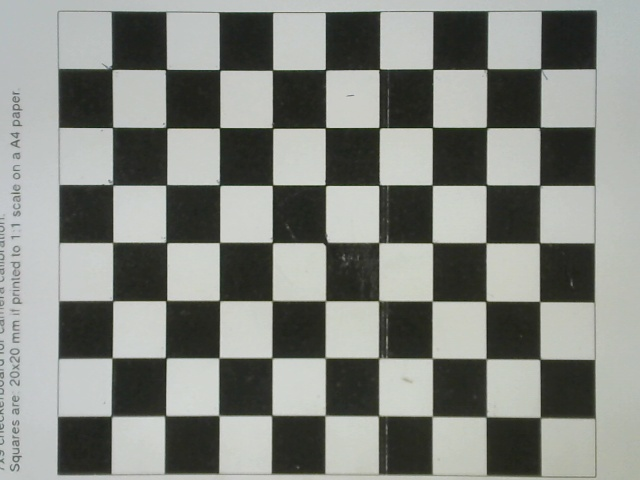
#> input picture Code/PRO_GUI_DELTA ROBOT/Calibrarion_XY/calib_images2/img_001.jpg, 640 x 480 px
$ python main.py --image '../../Code/PRO_GUI_DELTA ROBOT/Calibrarion_XY/calib_images2/img_001.jpg'
#> lines starting #> are read from the running program, lines starting #| are printed output that depends on the picture; after the words box and inside, x2 and y2 are one past the last pixel; in counts of white or black regions, pixels touching at a corner belong together
import argparse
import csv
import os
import sys

import cv2
import numpy as np


def find_corners_auto(gray, board_w, board_h):
    """Thu ca (board_w, board_h) va (board_w-1, board_h-1) de tu dong phat hien
    dung so goc trong, phong truong hop nguoi dung nhap so o vuong thay vi
    so goc trong."""
    flags = cv2.CALIB_CB_ADAPTIVE_THRESH + cv2.CALIB_CB_NORMALIZE_IMAGE
    candidates = [(board_w, board_h), (board_w - 1, board_h - 1)]
    for size in candidates:
        if size[0] < 2 or size[1] < 2:
            continue
        ok, corners = cv2.findChessboardCorners(gray, size, flags)
        if ok:
            return ok, corners, size
    return False, None, None


def undistort_image(img, camera_matrix, dist_coeffs, crop=False):
    """Khu meo 1 anh. Tra ve (anh_da_khu_meo, camera_matrix_moi).

    MAC DINH KHONG CROP (crop=False): giu nguyen kich thuoc khung hinh goc
    (vi du 640x480) sau khi khu meo. Ly do: neu crop theo ROI, vung ROI
    thuong bi cat LECH (khong doi xung), khien tam anh sau crop KHONG con
    trung voi tam quang hoc that cua camera -> sai lech goc toa do (0,0).
    Giu nguyen kich thuoc goc dam bao tam anh (w/2, h/2) luon on dinh."""
    h, w = img.shape[:2]
    new_camera_matrix, roi = cv2.getOptimalNewCameraMatrix(
        camera_matrix, dist_coeffs, (w, h), 1, (w, h)
    )
    undistorted = cv2.undistort(img, camera_matrix, dist_coeffs, None, new_camera_matrix)

    if crop:
        x, y, rw, rh = roi
        if rw > 0 and rh > 0:
            undistorted = undistorted[y:y + rh, x:x + rw]

    return undistorted, new_camera_matrix


def detect_corners_pixel(img, board_w, board_h):
    """Tim toa do pixel cac goc ban co tren anh (da khu meo).
    Truoc khi tim, tien hanh nhi phan hoa anh xam de tang do tuong phan.
    Tra ve (found, corners_refined, used_size)."""
    gray = cv2.cvtColor(img, cv2.COLOR_BGR2GRAY)
    # Nhi phan hoa anh xam bang phuong phap Otsu
    _, binary = cv2.threshold(gray, 0, 255, cv2.THRESH_BINARY + cv2.THRESH_OTSU)
    # Tim goc tren anh nhi phan
    ok, corners, size = find_corners_auto(binary, board_w, board_h)
    if not ok:
        return False, None, None

    # Tinh chinh lai goc tren anh xam goc de dat do chinh xac cao
    criteria = (cv2.TERM_CRITERIA_EPS + cv2.TERM_CRITERIA_MAX_ITER, 30, 0.001)
    corners_refined = cv2.cornerSubPix(gray, corners, (11, 11), (-1, -1), criteria)
    return True, corners_refined, size


def compute_mm_coords(corners, size, square_size, image_shape):
    """Tinh toa do THUC (mm) cua moi goc ban co, lay goc (0,0) la PIXEL
    TRUNG TAM cua khung hinh, dung phep bien doi homography.

    **LUU Y**: Truc x duoc dao chieu (nhan -1) de phu hop voi he quy chieu
    cua robot (x dương sang trai hoac phai tuy thiet lap).

    Tra ve: world_mm (Nx2 array, mm, da tru di tam), H (ma tran homography
    pixel->mm tren mat phang ban co), world_center (toa do mm cua tam anh
    truoc khi tru, chi de tham khao/debug)."""
    board_w, board_h = size
    h, w = image_shape[:2]

    # Toa do mm LY THUYET cua tung goc, dua vao vi tri luoi (col, row) va
    # kich thuoc that cua 1 o vuong. Truc y lay dau am de sau nay tuong ung
    # chieu "duong huong len" (giong quy uoc truc y cua toa do pixel da dung).
    # Truc x duoc dao chieu (nhan -1) theo yeu cau.
    world_pts = np.zeros((len(corners), 2), dtype=np.float32)
    for idx in range(len(corners)):
        col = idx % board_w
        row = idx // board_w
        world_pts[idx, 0] = -col * square_size      # DAO CHIEU TRUC X
        world_pts[idx, 1] = -row * square_size

    image_pts = corners.reshape(-1, 2).astype(np.float32)

    # H: phep bien doi phoi canh pixel -> mm tren mat phang ban co.
    H, _ = cv2.findHomography(image_pts, world_pts, method=0)

    # Tim toa do mm cua pixel TRUNG TAM khung hinh tren mat phang ban co.
    cx, cy = w / 2.0, h / 2.0
    center_px = np.array([[[cx, cy]]], dtype=np.float32)
    world_center = cv2.perspectiveTransform(center_px, H)[0][0]

    # Toa do mm cuoi cung = toa do ly thuyet - toa do mm cua tam anh.
    world_mm = world_pts - world_center

    return world_mm, H, world_center


def save_corners_csv(path, corners, size, image_shape, square_size):
    """Luu toa do cac goc ra file CSV: pixel goc, pixel da doi ve tam anh,
    va toa do THUC (mm) voi goc la pixel trung tam (dung homography)."""
    board_w, board_h = size
    h, w = image_shape[:2]
    cx, cy = w / 2.0, h / 2.0

    world_mm, H, world_center = compute_mm_coords(corners, size, square_size, image_shape)

    with open(path, "w", newline="", encoding="utf-8") as f:
        writer = csv.writer(f)
        writer.writerow(["corner_index", "col", "row", "pixel_x", "pixel_y",
                          "x_px", "y_px", "x_mm", "y_mm"])
        for idx, pt in enumerate(corners):
            col = idx % board_w
            row = idx // board_w
            px, py = pt.ravel()
            x_px = px - cx
            y_px = cy - py
            x_mm, y_mm = world_mm[idx]
            writer.writerow([idx, col, row, f"{px:.3f}", f"{py:.3f}",
                              f"{x_px:.3f}", f"{y_px:.3f}",
                              f"{x_mm:.3f}", f"{y_mm:.3f}"])
    print(f"Da luu toa do vao: {path}")
    print(f"(Goc mm cua tam anh truoc khi tru, chi de tham khao: "
          f"world_center = ({world_center[0]:.3f}, {world_center[1]:.3f}) mm)")

    return H


def annotate_corners(img, corners, size, world_mm=None):
    """Ve cac goc len anh kem so thu tu (va toa do mm neu co), ve truc toa do
    tam anh de kiem tra truc quan."""
    vis = img.copy()
    h, w = vis.shape[:2]
    cx, cy = w // 2, h // 2

    cv2.line(vis, (0, cy), (w, cy), (0, 0, 255), 1, cv2.LINE_AA)
    cv2.line(vis, (cx, 0), (cx, h), (255, 0, 0), 1, cv2.LINE_AA)
    cv2.arrowedLine(vis, (cx, cy), (min(cx + 40, w - 1), cy), (0, 0, 255), 1, cv2.LINE_AA, tipLength=0.3)
    cv2.arrowedLine(vis, (cx, cy), (cx, max(cy - 40, 0)), (255, 0, 0), 1, cv2.LINE_AA, tipLength=0.3)
    cv2.circle(vis, (cx, cy), 4, (0, 255, 255), -1)
    cv2.putText(vis, "O(0,0)", (cx + 6, cy - 6), cv2.FONT_HERSHEY_SIMPLEX, 0.4, (0, 255, 255), 1, cv2.LINE_AA)

    cv2.drawChessboardCorners(vis, size, corners, True)
    for idx, pt in enumerate(corners):
        x, y = pt.ravel()
        cv2.putText(
            vis, str(idx), (int(x) + 4, int(y) - 4),
            cv2.FONT_HERSHEY_SIMPLEX, 0.35, (0, 0, 255), 1, cv2.LINE_AA
        )
    return vis


def process_single_image(img, camera_matrix, dist_coeffs, board_w, board_h, square_size,
                          out_undistorted, out_csv, out_annotated):
    undistorted, new_camera_matrix = undistort_image(img, camera_matrix, dist_coeffs)
    cv2.imwrite(out_undistorted, undistorted)
    print(f"Da luu anh da khu meo vao: {out_undistorted}")

    found, corners, size = detect_corners_pixel(undistorted, board_w, board_h)
    if not found:
        print("Khong phat hien duoc ban co tren anh da khu meo.")
        return

    print(f"Phat hien ban co kich thuoc {size[0]} x {size[1]} goc trong, tong {len(corners)} diem.")
    save_corners_csv(out_csv, corners, size, undistorted.shape, square_size)

    vis = annotate_corners(undistorted, corners, size)
    cv2.imwrite(out_annotated, vis)
    print(f"Da luu anh co danh so goc vao: {out_annotated}")


# [61 lines left out: function run_webcam, not called in this run]


def main():
    parser = argparse.ArgumentParser(description="Khu meo anh + xac dinh toa do THUC (mm) cac goc ban co, goc la tam anh")
    parser.add_argument("--calib", type=str, default="calibration_result.npz",
                         help="File .npz ket qua calib (mac dinh: calibration_result.npz)")
    parser.add_argument("--image", type=str, default=None, help="Duong dan anh dau vao (neu khong dung webcam)")
    parser.add_argument("--camera", type=int, default=0, help="Chi so webcam (mac dinh 0), dung khi khong truyen --image")
    parser.add_argument("--board_w", type=int, default=9, help="So goc trong / o vuong chieu ngang cua ban co (mac dinh 9)")
    parser.add_argument("--board_h", type=int, default=7, help="So goc trong / o vuong chieu doc cua ban co (mac dinh 7)")
    parser.add_argument("--square_size", type=float, default=None,
                         help="Kich thuoc 1 o vuong (mm). Neu khong truyen, se tu doc tu file .npz (neu co), "
                              "neu khong co trong .npz thi mac dinh 10mm")
    parser.add_argument("--out_prefix", type=str, default="result",
                         help="Tien to ten file ket qua (mac dinh: 'result')")
    args = parser.parse_args()

    if not os.path.isfile(args.calib):
        print(f"LOI: Khong tim thay file calib '{args.calib}'.")
        print("Hay chay calibrate_camera.py truoc de tao ra file nay, hoac truyen dung duong dan bang --calib <duong_dan>")
        sys.exit(1)

    data = np.load(args.calib)
#> (reads Xử lý ảnh/Thu thap toa do/calibration_result.npz from the repository)
    camera_matrix = data["camera_matrix"]
    dist_coeffs = data["dist_coeffs"]
    print(f"Da doc file calib: {args.calib}")

    # Xac dinh square_size (mm): uu tien tham so dong lenh, sau do lay tu npz,
    # cuoi cung fallback 10mm neu khong co thong tin nao.
    if args.square_size is not None:
        square_size = args.square_size
        print(f"Su dung square_size tu tham so dong lenh: {square_size} mm")
    elif "square_size" in data:
        square_size = float(data["square_size"])
        print(f"Su dung square_size doc tu file calib: {square_size} mm")
    else:
        square_size = 10.0
        print(f"CANH BAO: khong tim thay square_size trong file calib, dung mac dinh {square_size} mm. "
              f"Neu sai, hay truyen --square_size <gia_tri_dung>")

    if args.image:
        img = cv2.imread(args.image)
#> img is the input picture: shape (480, 640, 3); mean B, G, R 128.7, 134.2, 131.5
        if img is None:
            print(f"Khong doc duoc anh: {args.image}")
            sys.exit(1)

        out_undistorted = f"{args.out_prefix}_undistorted.jpg"
        out_csv = f"{args.out_prefix}_corners.csv"
        out_annotated = f"{args.out_prefix}_annotated.jpg"

        process_single_image(
            img, camera_matrix, dist_coeffs, args.board_w, args.board_h, square_size,
            out_undistorted, out_csv, out_annotated
        )
#> in undistort_image, `undistorted = cv2.undistort(img, camera_matrix, dist_coeffs, None, new..`:
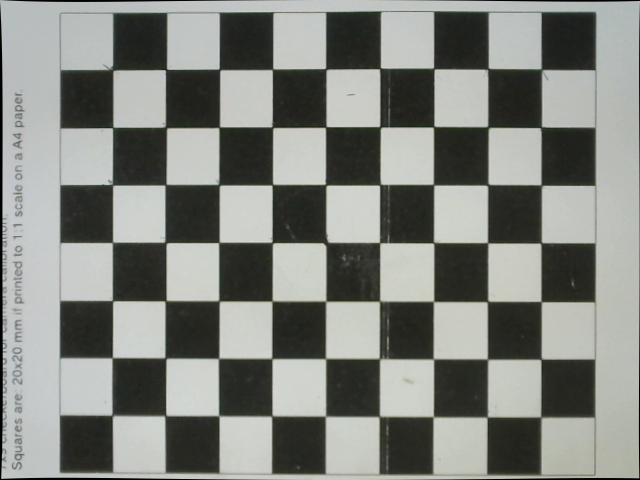
#> undistorted: shape (480, 640, 3); mean B, G, R 127.4, 132.9, 130.2
#> in process_single_image, `undistorted, new_camera_matrix = undistort_image(img, camera_matrix, d..`: new_camera_matrix = [[844.3, 0, 333.5], [0, 842.3, 246.4], [0, 0, 1]]
#> in detect_corners_pixel, `_, binary = cv2.threshold(gray, 0, 255, cv2.THRESH_BINARY + cv2.THRESH..`:
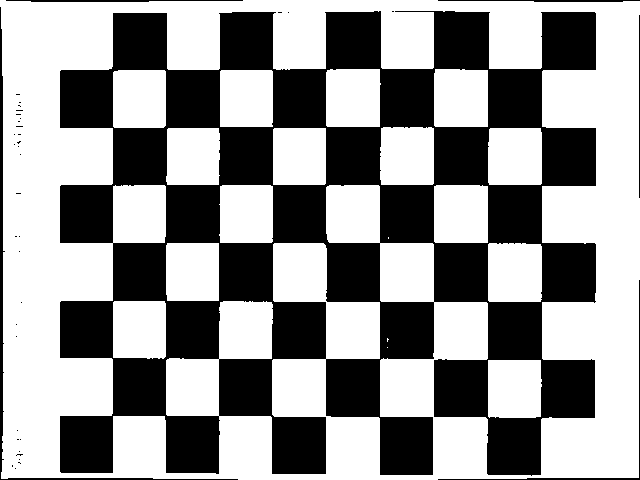
#> binary: shape (480, 640); 58.5% white; 39 black regions (33 under 20 px), largest, box (x1, y1, x2, y2) and area: (60, 11, 596, 476) 124415, (0, 7, 238, 480) 1670, (438, 280, 640, 480) 513, (6, 0, 243, 2) 355, (438, 0, 640, 2) 291, (639, 15, 640, 198) 183
#> the loop in find_corners_auto, `for size in candidates:` made 1 pass
#> ok on pass 1: True
#> in detect_corners_pixel, `ok, corners, size = find_corners_auto(binary, board_w, board_h)`: ok = True; corners = 63 rows, first 8: [541.1, 417.4], [487.2, 417.8], [433, 416.5], [379.3, 416.7], [325.5, 416], [271.6, 415.4], [218.5, 415.5], [165.4, 414.9]; size = (9, 7)
#> in detect_corners_pixel, `corners_refined = cv2.cornerSubPix(gray, corners, (11, 11), (-1, -1), ..`: corners_refined = 63 rows, first 8: [540.8, 417.1], [487.3, 416.9], [433.2, 416.7], [379.4, 416.5], [325.4, 416.2], [271.8, 416], [218.8, 415.7], [165.4, 415.6]
#> in process_single_image, `found, corners, size = detect_corners_pixel(undistorted, board_w, boar..`: found = True; corners has the same summary as corners_refined in detect_corners_pixel; size = (9, 7)
#| Phat hien ban co kich thuoc 9 x 7 goc trong, tong 63 diem.
#> in save_corners_csv, `board_w, board_h = size`: board_w = 9; board_h = 7
#> in compute_mm_coords, `board_w, board_h = size`: board_w = 9; board_h = 7
#> in compute_mm_coords, `world_pts = np.zeros((len(corners), 2), dtype=np.float32)`: world_pts = 63 pairs, first value 0 to 0, second value 0 to 0
#> the loop in compute_mm_coords, `for idx in range(len(corners)):` made 63 passes
#> (col, row) on passes 1 to 12: (0, 0), (1, 0), (2, 0), (3, 0), (4, 0), (5, 0), (6, 0), (7, 0), (8, 0), (0, 1), (1, 1), (2, 1)
#> after the loop in compute_mm_coords, `for idx in range(len(corners)):`: world_pts = 63 pairs, first value -80 to 0, second value -60 to 0
#> in compute_mm_coords, `image_pts = corners.reshape(-1, 2).astype(np.float32)`: image_pts = 63 pairs, first value 112.2 to 541.4, second value 68.45 to 417.1
#> in compute_mm_coords, `H, _ = cv2.findHomography(image_pts, world_pts, method=0)`: H = [[0.187, 0.00037, -101.2], [-0.000763, 0.174, -72.12], [1.83e-05, -2.12e-06, 1]]
#> in compute_mm_coords, `world_center = cv2.perspectiveTransform(center_px, H)[0][0]`: world_center = [-41.12, -30.49]
#> in compute_mm_coords, `world_mm = world_pts - world_center`: world_mm = 63 pairs, first value -38.88 to 41.12, second value -29.51 to 30.49
#> in save_corners_csv, `world_mm, H, world_center = compute_mm_coords(corners, size, square_si..`: world_center = [-41.12, -30.49]
#> the loop in save_corners_csv, `for idx, pt in enumerate(corners):` made 63 passes
#> (col, row, px, py, x_px, y_px, x_mm, y_mm) on passes 1 to 12: (0, 0, 540.8, 417.1, 220.8, -177.1, 41.12, 30.49), (1, 0, 487.3, 416.9, 167.3, -176.9, 31.12, 30.49), (2, 0, 433.2, 416.7, 113.2, -176.7, 21.12, 30.49), (3, 0, 379.4, 416.5, 59.41, -176.5, 11.12, 30.49), (4, 0, 325.4, 416.2, 5.43, -176.2, 1.12, 30.49), (5, 0, 271.8, 416, -48.19, -176, -8.88, 30.49), (6, 0, 218.8, 415.7, -101.2, -175.7, -18.88, 30.49), (7, 0, 165.4, 415.6, -154.6, -175.6, -28.88, 30.49), (8, 0, 112.2, 415.3, -207.8, -175.3, -38.88, 30.49), (0, 1, 541.1, 359.2, 221.1, -119.2, 41.12, 20.49), (1, 1, 487.5, 359.1, 167.5, -119.1, 31.12, 20.49), (2, 1, 433.4, 358.9, 113.4, -118.9, 21.12, 20.49)
#| (Goc mm cua tam anh truoc khi tru, chi de tham khao: world_center = (-41.120, -30.486) mm)
#> in annotate_corners, `cv2.arrowedLine(vis, (cx, cy), (min(cx + 40, w - 1), cy), (0, 0, 255),..`: vis: shape (480, 640, 3); mean B, G, R 127.3, 132.2, 130.3
#> in annotate_corners, `cv2.arrowedLine(vis, (cx, cy), (cx, max(cy - 40, 0)), (255, 0, 0), 1, ..`: vis: shape (480, 640, 3); mean B, G, R 127.3, 132.2, 130.3
#> in annotate_corners, `cv2.circle(vis, (cx, cy), 4, (0, 255, 255), -1)`: vis: shape (480, 640, 3); mean B, G, R 127.3, 132.2, 130.3
#> in annotate_corners, `cv2.drawChessboardCorners(vis, size, corners, True)`:
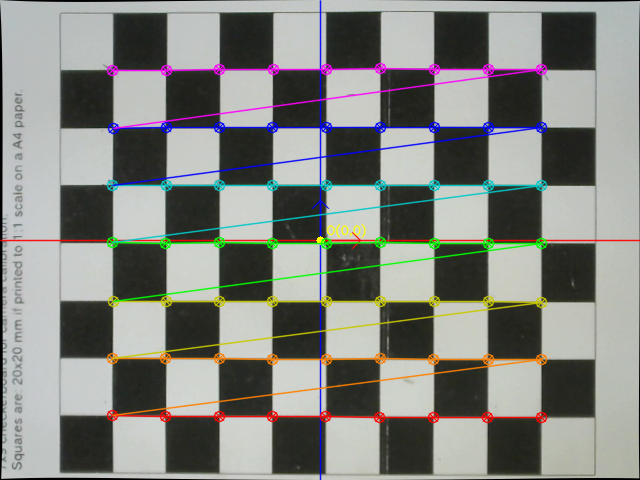
#> vis: shape (480, 640, 3); mean B, G, R 127.1, 132.2, 130.8
#> the loop in annotate_corners, `for idx, pt in enumerate(corners):` made 63 passes
#> (x, y) on passes 1 to 12: (540.8, 417.1), (487.3, 416.9), (433.2, 416.7), (379.4, 416.5), (325.4, 416.2), (271.8, 416), (218.8, 415.7), (165.4, 415.6), (112.2, 415.3), (541.1, 359.2), (487.5, 359.1), (433.4, 358.9)
#> pt on passes 37 to 42: [[541.3, 185.2]], [[487.8, 184.8]], [[433.5, 184.7]], [[380.3, 184.7]], [[325.6, 184.7]], [[272.3, 184.6]]
#> after the loop in annotate_corners, `for idx, pt in enumerate(corners):`:
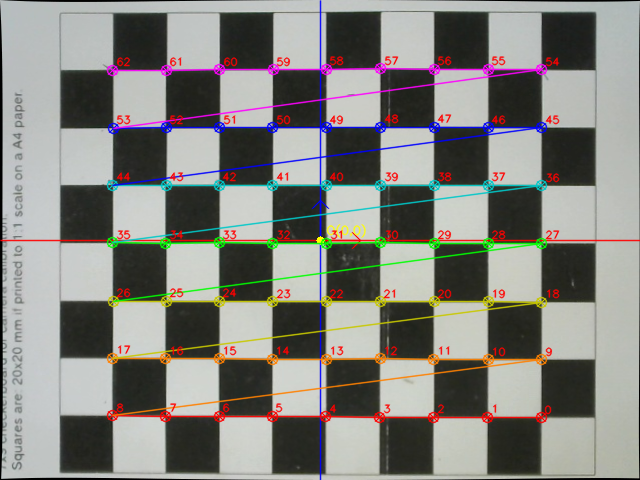
#> vis: shape (480, 640, 3); 1.93% of pixels changed, all inside (x1, y1, x2, y2) = (116, 56, 560, 415)
    else:
        run_webcam(args.camera, camera_matrix, dist_coeffs, args.board_w, args.board_h, square_size, args.out_prefix)


if __name__ == "__main__":
    main()
